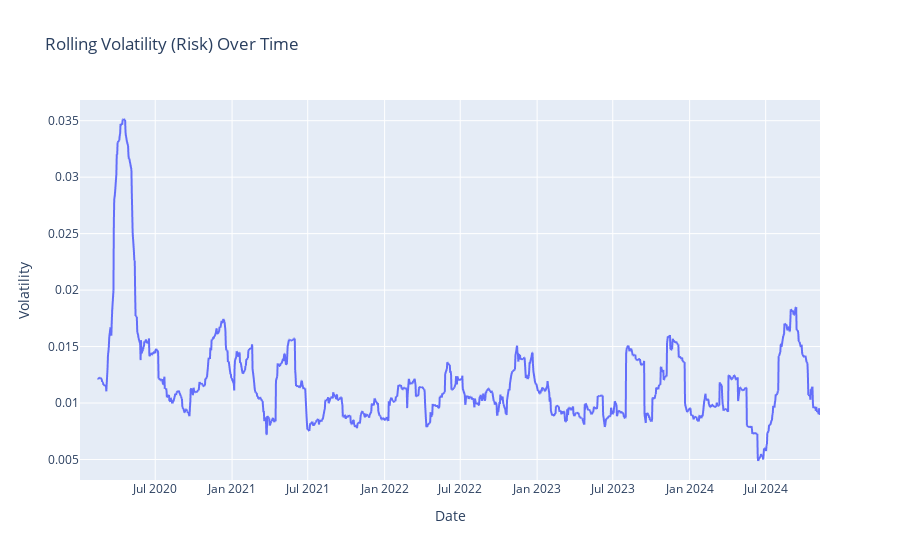

The code cell stored with this chart in its notebook:
### Code cell
fig_volatility_risk = rolling_vol_plot(stock_price)
fig_volatility_risk.show()

### Figure 1 — Plotly figure (JSON) as saved in the notebook; plotly's stock layout.template omitted (floating-point values rounded to 4 significant figures; data arrays with more than 128 entries replaced by an {"elided": "..."} marker saying what was removed)
{"data": [{"hovertemplate": "Date=%{x}<br>Volatility=%{y}<extra></extra>", "legendgroup": "", "line": {"color": "#636efa", "dash": "solid"}, "marker": {"symbol": "circle"}, "mode": "lines", "name": "", "showlegend": false, "type": "scattergl", "x": {"elided": "1219 str values"}, "xaxis": "x", "y": {"elided": "1219 float values"}, "yaxis": "y"}], "layout": {"legend": {"tracegroupgap": 0}, "title": {"text": "Rolling Volatility (Risk) Over Time"}, "xaxis": {"anchor": "y", "domain": [0, 1], "title": {"text": "Date"}}, "yaxis": {"anchor": "x", "domain": [0, 1], "title": {"text": "Volatility"}}}}
